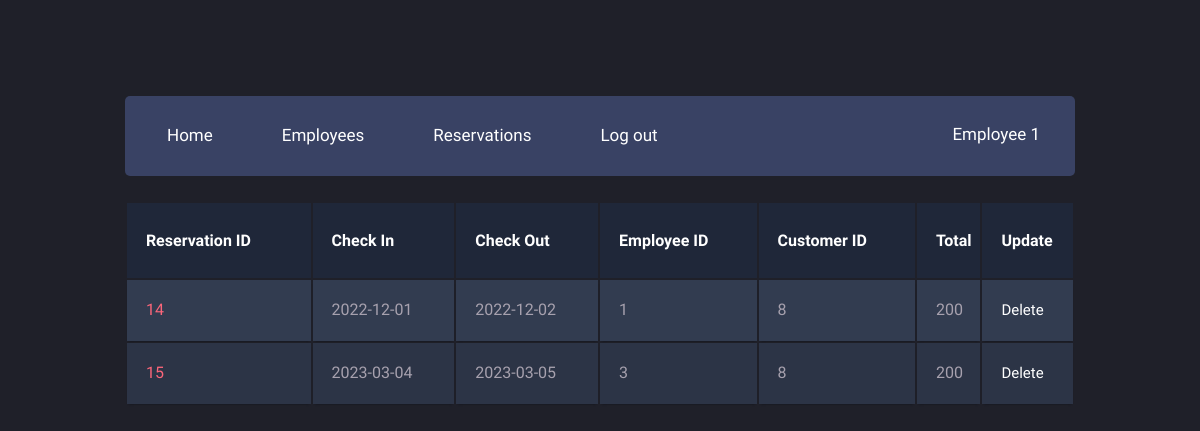
/managers/reservations.php (signed in), run on an earlier commit of the app's database.
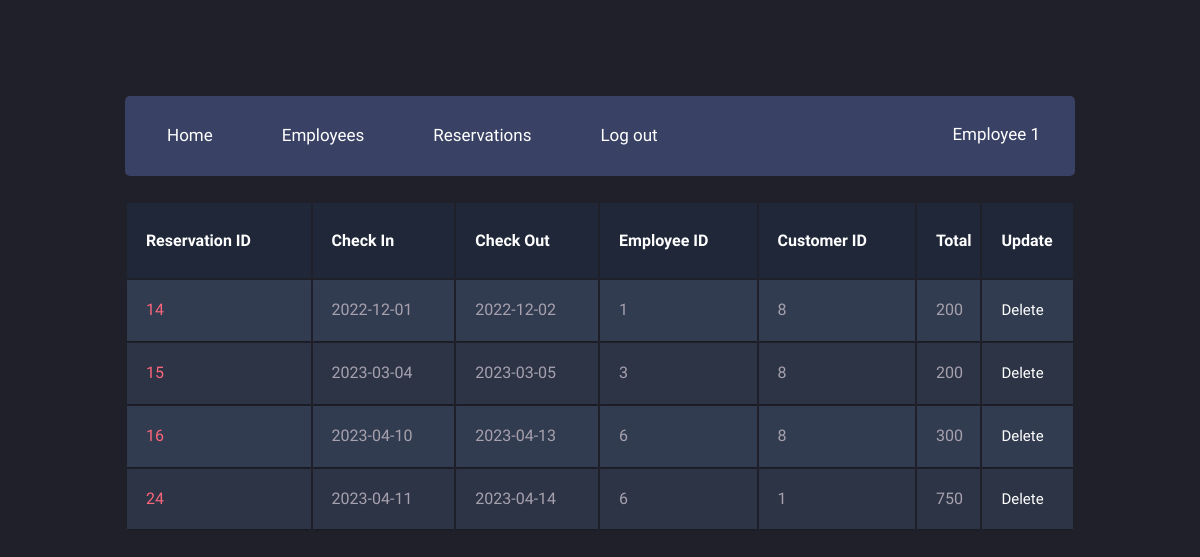
And on a later commit of the database.
### tables this page shows
CREATE TABLE `Reservations` (
  `resID` int(11) NOT NULL,
  `checkInDate` date NOT NULL,
  `checkOutDate` date NOT NULL,
  `reservedDate` date NOT NULL,
  `Employees_empID` int(11) NOT NULL,
  `Customers_cusID` int(11) NOT NULL
);

### managers/reservations.php (the view, shortened to what this page needs)
<?php
    $hotelID = $_SESSION['Hotels_hotelID'];
    include "../db_connect.php";
    $sql = "SELECT *
            from reservations inner join employees
            on employees_empID = empID
            where hotels_hotelID = '$hotelID';";
    $result = $conn->query($sql);
?>
<!DOCTYPE html>
<html>
    <head>
        <link rel="stylesheet" href="menu.css">
        <link rel="stylesheet" href="table.css">
    </head>
    <body>
        <div class="main-container">
            <header class="block">
                <ul class="header-menu horizontal-list">
                    <li>
                        <a class="header-menu-tab" href="home.php"><span class="icon fontawesome-user scnd-font-color"></span>Home</a>
                    </li>
                    <li>
                        <a class="header-menu-tab" href="employees.php"><span class="icon fontawesome-user scnd-font-color"></span>Employees</a>
                    </li>
                    <li>
                        <a class="header-menu-tab" href="reservations.php"><span class="icon fontawesome-star-empty scnd-font-color"></span>Reservations</a>
                    </li>
                    <li>
                        <a class="header-menu-tab" href="../account/logout.php"><span class="icon fontawesome-envelope scnd-font-color"></span>Log out</a>
                    </li>
                </ul>
                <div class="profile-menu">
                    <p><?php echo $_SESSION['empName']; ?> <a href=""><span class="entypo-down-open scnd-font-color"></span></a></p>
                </div>
            </header>
            <table class="container">
                <thead>
                    <tr>
                        <th><h1>Reservation ID</h1></th>
                        <th><h1>Check In</h1></th>
                        <th><h1>Check Out</h1></th>
                        <th><h1>Employee ID</h1></th>
                        <th><h1>Customer ID</h1></th>
                        <th><h1>Total</h1></th>
                        <th><h1>Update</h1></th>
                    </tr>
                </thead>
                <tbody>
                    <?php
                        if ($result->num_rows > 0) {
                            while ($row = $result->fetch_assoc()) {
                    ?>
                                <tr>
                                    <td><?php echo $row['resID']; ?> </td>
                                    <td><?php echo $row['checkInDate']; ?> </td>
                                    <td><?php echo $row['checkOutDate']; ?> </td>
                                    <td><?php echo $row['Employees_empID']; ?> </td>
                                    <td><?php echo $row['Customers_cusID']; ?> </td>
                                    <td><?php
                                        $resID = $row['resID'];
                                        $sql1 = "SELECT sum(price) * (checkOutDate - checkInDate) as total
                                                from rooms_has_reservations rhs inner join rooms r inner join reservations rs
                                                on  rhs.rooms_roomID = r.roomID
                                                and rhs.Rooms_hotels_hotelID = r.hotels_hotelID
                                                and rhs.reservations_resID = rs.resID
                                                where rhs.reservations_resID = '$resID';";
                                        $result1 = $conn->query($sql1);
                                        $row1 = $result1->fetch_assoc();
                                        echo $row1['total'];
                                    ?> </td>
                                    <td>
                                        <a class = "btn btn-danger" href = "deleteReservations.php?id=<?php echo $row['resID']; ?>">
                                        Delete</a>
                                    </td>
                                </tr>
                    <?php
                            }
                        }
                    ?>
                </tbody>
            </table>
        </div>
    </body>
</html>

### managers/menu.css (style rules this page uses)
[class*="fontawesome-"]:before { font-family: 'FontAwesome', sans-serif; }
* { -webkit-box-sizing: border-box; -moz-box-sizing: border-box; box-sizing: border-box; }
body { background: #1f2029; }
ul { list-style-type: none; margin: 0; padding-left: 0; }
h1 { font-size: 23px; }
p { font-size: 15px; }
a { text-decoration: none; font-size: 15px; }
h1, h2, p, a, span { color: #fff; }
.scnd-font-color { color: #9099b7; }
.horizontal-list { margin: 0; padding: 0; list-style-type: none; }
.horizontal-list li { float: left; }
.icon { font-size: 25px; }
.main-container { font-family: 'Ubuntu', sans-serif; width: 950px; height: 1725px; margin: 6em auto; }
header { height: 80px; }
.header-menu { font-size: 17px; line-height: 80px; }
.header-menu li { position: relative; -webkit-transform: translateZ(0); }
.header-menu-tab { padding: 0 27px; display: block; line-height: 74px; font-size: 17px; -webkit-transition: background .3s; transition: background .3s; }
.header-menu-tab .icon { padding-right: 15px; }
.profile-menu { float: right; height: 80px; padding-right: 20px; }
.profile-menu p { font-size: 17px; display: inline-block; line-height: 76px; margin: 0; padding-right: 10px; }
.profile-menu a { padding-left: 5px; }
.block { margin-bottom: 25px; background: #394264; border-radius: 5px; }

### managers/table.css (style rules this page uses)
body { font-family: 'Open Sans', sans-serif; font-weight: 300; line-height: 1.42em; color:#A7A1AE; background-color:#1F2029; }
h1 { font-size:3em; font-weight: 300; line-height:1em; text-align: center; color: #4DC3FA; }
.container th h1 { font-weight: bold; font-size: 1em; text-align: left; color: #fff; }
.container td { font-weight: normal; font-size: 1em; -webkit-box-shadow: 0 2px 2px -2px #0E1119; -moz-box-shadow: 0 2px 2px -2px #0E1119; box-shadow: 0 2px 2px -2px #0E1119; }
.container { text-align: left; overflow: hidden; width: 100%; margin: 0 auto; display: table; padding: 0 0 8em 0; }
.container td, .container th { padding-bottom: 2%; padding-top: 2%; padding-left:2%; }
.container tr:nth-child(odd) { background-color: #323C50; }
.container tr:nth-child(even) { background-color: #2C3446; }
.container th { background-color: #1F2739; }
.container td:first-child { color: #FB667A; }

What changed in the data, as far as the page shows it:
added reservations: resID "16", checkInDate "2023-04-10", checkOutDate "2023-04-13", Employees_empID "6", Customers_cusID "8", total "300"
added reservations: resID "24", checkInDate "2023-04-11", checkOutDate "2023-04-14", Employees_empID "6", Customers_cusID "1", total "750"
